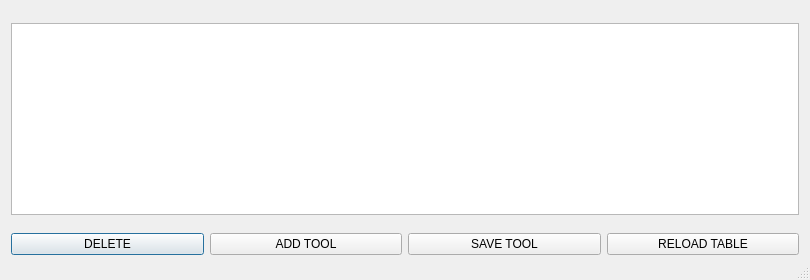
<?xml version="1.0" encoding="UTF-8"?>
<ui version="4.0">
 <class>ToolTable_Dialog</class>
 <widget class="QDialog" name="ToolTable_Dialog">
  <property name="geometry">
   <rect>
    <x>0</x>
    <y>0</y>
    <width>810</width>
    <height>280</height>
   </rect>
  </property>
  <property name="windowTitle">
   <string>Dialog</string>
  </property>
  <property name="sizeGripEnabled">
   <bool>true</bool>
  </property>
  <property name="modal">
   <bool>true</bool>
  </property>
  <layout class="QVBoxLayout" name="verticalLayout">
   <item>
    <widget class="ToolTable" name="tooltable">
     <property name="sizePolicy">
      <sizepolicy hsizetype="Expanding" vsizetype="Maximum">
       <horstretch>0</horstretch>
       <verstretch>0</verstretch>
      </sizepolicy>
     </property>
    </widget>
   </item>
   <item>
    <layout class="QHBoxLayout" name="horizontalLayout">
     <item>
      <widget class="QPushButton" name="deleteButton">
       <property name="text">
        <string>DELETE</string>
       </property>
      </widget>
     </item>
     <item>
      <widget class="QPushButton" name="addTool">
       <property name="text">
        <string>ADD TOOL</string>
       </property>
      </widget>
     </item>
     <item>
      <widget class="QPushButton" name="saveTool">
       <property name="text">
        <string>SAVE TOOL</string>
       </property>
      </widget>
     </item>
     <item>
      <widget class="QPushButton" name="reloadTable">
       <property name="text">
        <string>RELOAD TABLE</string>
       </property>
      </widget>
     </item>
    </layout>
   </item>
  </layout>
 </widget>
 <customwidgets>
  <customwidget>
   <class>ToolTable</class>
   <extends>QTableView</extends>
   <header>qtpyvcp.widgets.input_widgets.tool_table</header>
  </customwidget>
 </customwidgets>
 <resources/>
 <connections>
  <connection>
   <sender>deleteButton</sender>
   <signal>clicked()</signal>
   <receiver>tooltable</receiver>
   <slot>deleteSelectedTool()</slot>
   <hints>
    <hint type="sourcelabel">
     <x>106</x>
     <y>238</y>
    </hint>
    <hint type="destinationlabel">
     <x>404</x>
     <y>104</y>
    </hint>
   </hints>
  </connection>
  <connection>
   <sender>addTool</sender>
   <signal>clicked()</signal>
   <receiver>tooltable</receiver>
   <slot>addTool()</slot>
   <hints>
    <hint type="sourcelabel">
     <x>305</x>
     <y>238</y>
    </hint>
    <hint type="destinationlabel">
     <x>404</x>
     <y>104</y>
    </hint>
   </hints>
  </connection>
  <connection>
   <sender>saveTool</sender>
   <signal>clicked()</signal>
   <receiver>tooltable</receiver>
   <slot>saveToolTable()</slot>
   <hints>
    <hint type="sourcelabel">
     <x>504</x>
     <y>238</y>
    </hint>
    <hint type="destinationlabel">
     <x>404</x>
     <y>104</y>
    </hint>
   </hints>
  </connection>
  <connection>
   <sender>reloadTable</sender>
   <signal>clicked()</signal>
   <receiver>tooltable</receiver>
   <slot>loadToolTable()</slot>
   <hints>
    <hint type="sourcelabel">
     <x>703</x>
     <y>238</y>
    </hint>
    <hint type="destinationlabel">
     <x>404</x>
     <y>104</y>
    </hint>
   </hints>
  </connection>
 </connections>
</ui>
